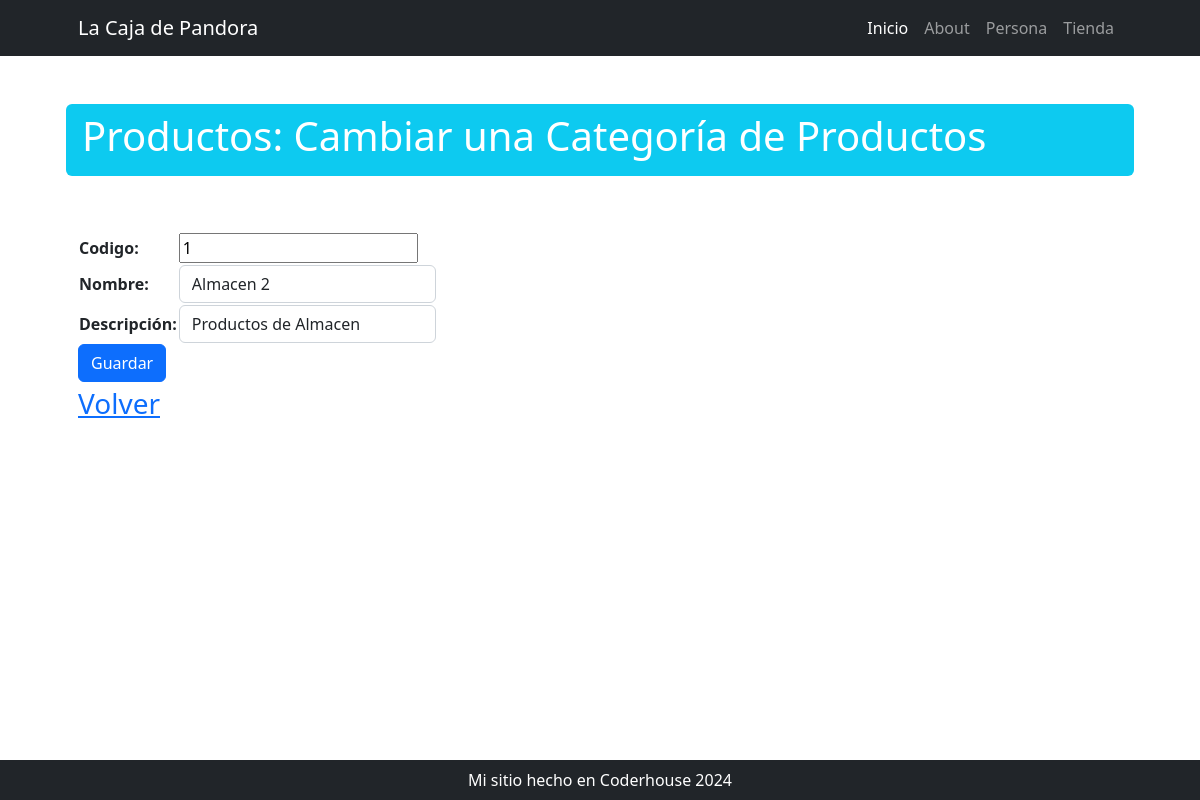
/tienda/productocategoria/update/1, run on the app's committed database.
### tienda/models.py (models this page shows, shortened)
class Categoria(models.Model):
    codigo = models.IntegerField(primary_key=True)
    nombre = models.CharField(max_length=50, unique=True)
    descripcion = models.CharField(max_length=50, verbose_name="Descripción", null=True, blank=True)

### tienda/views.py (the view)
# urls.py: path("productocategoria/update/<int:pk>", views.productocategoria_update, name="productocategoria_update"),
def productocategoria_update(request, pk: int):
    query = models.Categoria.objects.get(codigo=pk)
    if request.method == "POST":
        form = forms.ProductoCategoriaForm(request.POST, instance=query)
        if form.is_valid:
            form.save()
            return redirect("tienda:productocategoria_list")
    else:  # request.method == "GET"
        form = forms.ProductoCategoriaForm(instance=query)
    return render(request, "tienda/productocategoria_update.html", context={"form": form})

### tienda/forms.py
class ProductoCategoriaForm(forms.ModelForm):
    class Meta:
        model = models.Categoria
        fields = "__all__"
        widgets = {
            "nombre": forms.TextInput(attrs={"class": "form-control"}),
            "descripcion": forms.TextInput(attrs={"class": "form-control"}),
        }

### tienda/templates/tienda/productocategoria_update.html (shortened to what this page needs)
{% extends 'core/base.html' %}
{% block titulo %}
    Productos: Cambiar una Categoría de Productos
{% endblock titulo %}
{% block contenido %}
    <form method="post">
        <table>
            {{ form.as_table }}
        </table>
        <button type="submit" class="btn btn-primary">Guardar</button>
    </form>
    <div class="fs-3 pb-4">
        <a href="{% url 'tienda:productocategoria_list' %}">Volver</a>
    </div>
{% endblock contenido %}

### data on the page
Categoria: codigo "1", nombre "Almacen 2", descripcion "Productos de Almacen"
